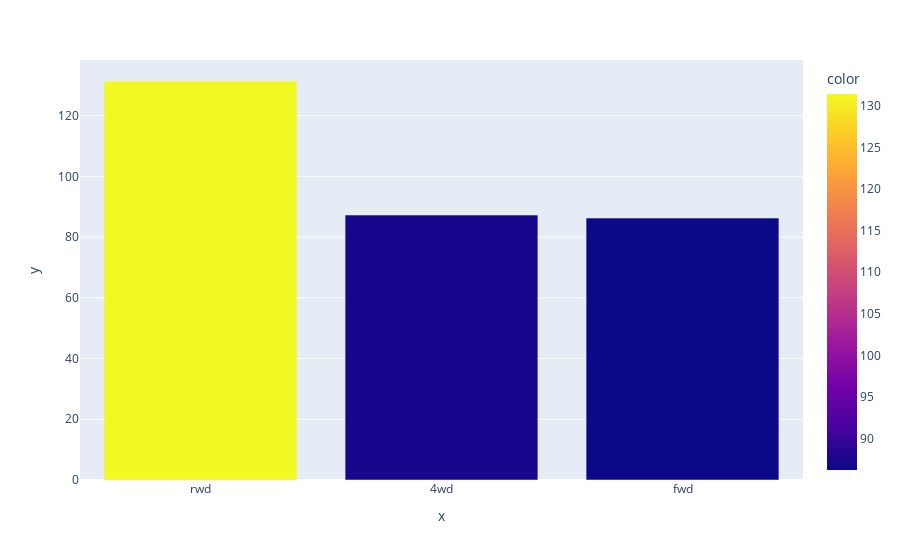

The cell this chart's notebook holds for it:
### Code cell
grouping = dx.groupby('drive-wheels')[['horsepower']].mean().sort_values(by = 'horsepower', ascending = False)
display(grouping.head())

px.bar(x = grouping.index, y = grouping.horsepower, color= grouping.horsepower)

### Figure 1 — Plotly figure (JSON) as saved in the notebook; plotly's stock layout.template omitted (floating-point values rounded to 4 significant figures)
{"data": [{"alignmentgroup": "True", "hovertemplate": "x=%{x}<br>y=%{y}<br>color=%{marker.color}<extra></extra>", "legendgroup": "", "marker": {"color": [131.4, 87.25, 86.25], "coloraxis": "coloraxis", "pattern": {"shape": ""}}, "name": "", "offsetgroup": "", "orientation": "v", "showlegend": false, "textposition": "auto", "type": "bar", "x": ["rwd", "4wd", "fwd"], "xaxis": "x", "y": [131.4, 87.25, 86.25], "yaxis": "y"}], "layout": {"barmode": "relative", "coloraxis": {"colorbar": {"title": {"text": "color"}}, "colorscale": [[0, "#0d0887"], [0.1111, "#46039f"], [0.2222, "#7201a8"], [0.3333, "#9c179e"], [0.4444, "#bd3786"], [0.5556, "#d8576b"], [0.6667, "#ed7953"], [0.7778, "#fb9f3a"], [0.8889, "#fdca26"], [1, "#f0f921"]]}, "legend": {"tracegroupgap": 0}, "margin": {"t": 60}, "xaxis": {"anchor": "y", "domain": [0, 1], "title": {"text": "x"}}, "yaxis": {"anchor": "x", "domain": [0, 1], "title": {"text": "y"}}}}
